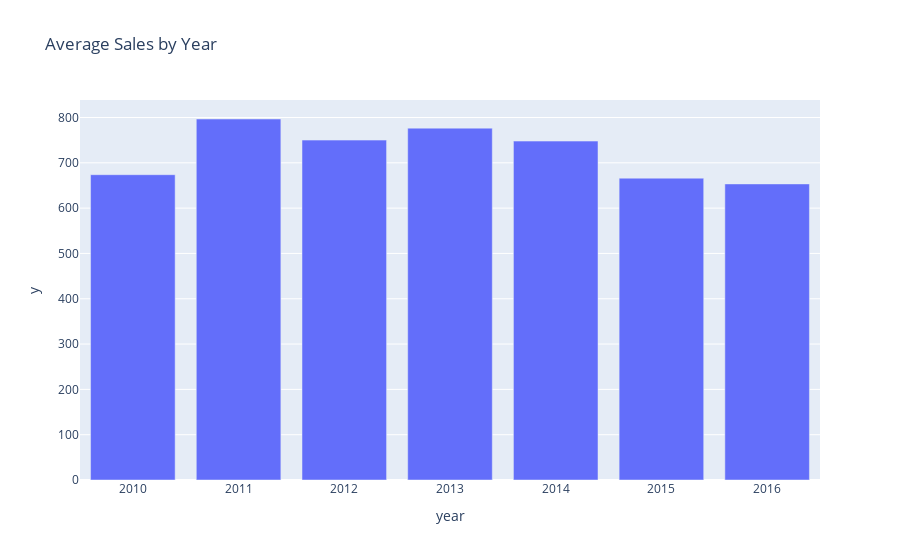

The notebook cell this image was saved under:
### Code cell
# plot avg sales by month on a bar graph with plotly

avg_sales_by_month = train.groupby('year')['num_sold'].mean()
px.bar(avg_sales_by_month, x=avg_sales_by_month.index, y=avg_sales_by_month.values, title='Average Sales by Year')

### Figure 1 — Plotly figure (JSON) as saved in the notebook; plotly's stock layout.template omitted (floating-point values rounded to 4 significant figures)
{"data": [{"alignmentgroup": "True", "hovertemplate": "year=%{x}<br>y=%{y}<extra></extra>", "legendgroup": "", "marker": {"color": "#636efa", "pattern": {"shape": ""}}, "name": "", "offsetgroup": "", "orientation": "v", "showlegend": false, "textposition": "auto", "type": "bar", "x": [2010, 2011, 2012, 2013, 2014, 2015, 2016], "xaxis": "x", "y": [673.8, 796.7, 750.1, 776.5, 748.0, 666.2, 653.4], "yaxis": "y"}], "layout": {"barmode": "relative", "legend": {"tracegroupgap": 0}, "title": {"text": "Average Sales by Year"}, "xaxis": {"anchor": "y", "domain": [0, 1], "title": {"text": "year"}}, "yaxis": {"anchor": "x", "domain": [0, 1], "title": {"text": "y"}}}}
